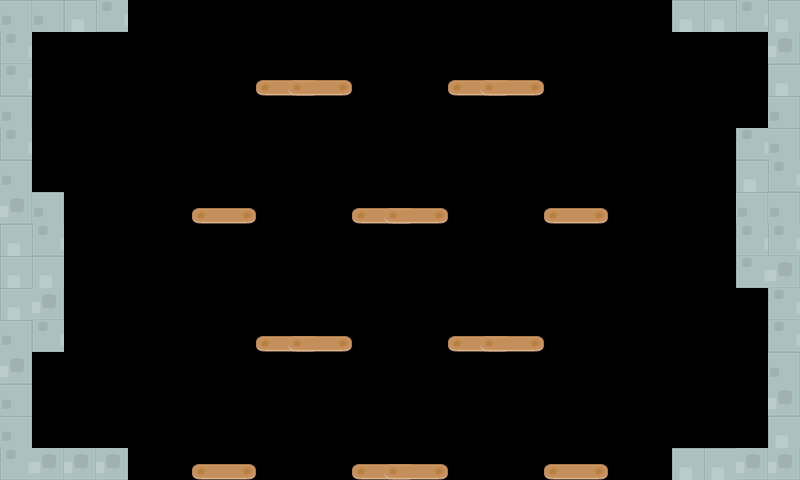

Below is a game level as drawn by its tile map, then a one-line description and the .tmx that defines it (tile-layer data replaced by summaries):
An orthogonal 25x15 tile map with 32x32 px tiles, 1 tile layer (Tile Layer 1), 2 tilesets.

<map version="1.0" orientation="orthogonal" width="25" height="15" tilewidth="32" tileheight="32">
 <tileset firstgid="1" name="castleCenter2" tilewidth="32" tileheight="32">
  <image source="../Assets/Kenney/Base pack/Tiles/castleCenter2.png" width="64" height="64" />
 </tileset>
 <tileset firstgid="5" name="bridge2" tilewidth="64" tileheight="16">
  <image source="../Assets/Kenney/Base pack/Tiles/bridge2.png" width="64" height="16" />
 </tileset>
 <layer name="Tile Layer 1" width="25" height="15">
  <data>[375 cells, 68 non-empty, 5 distinct tile ids]</data>
 </layer>
</map>
